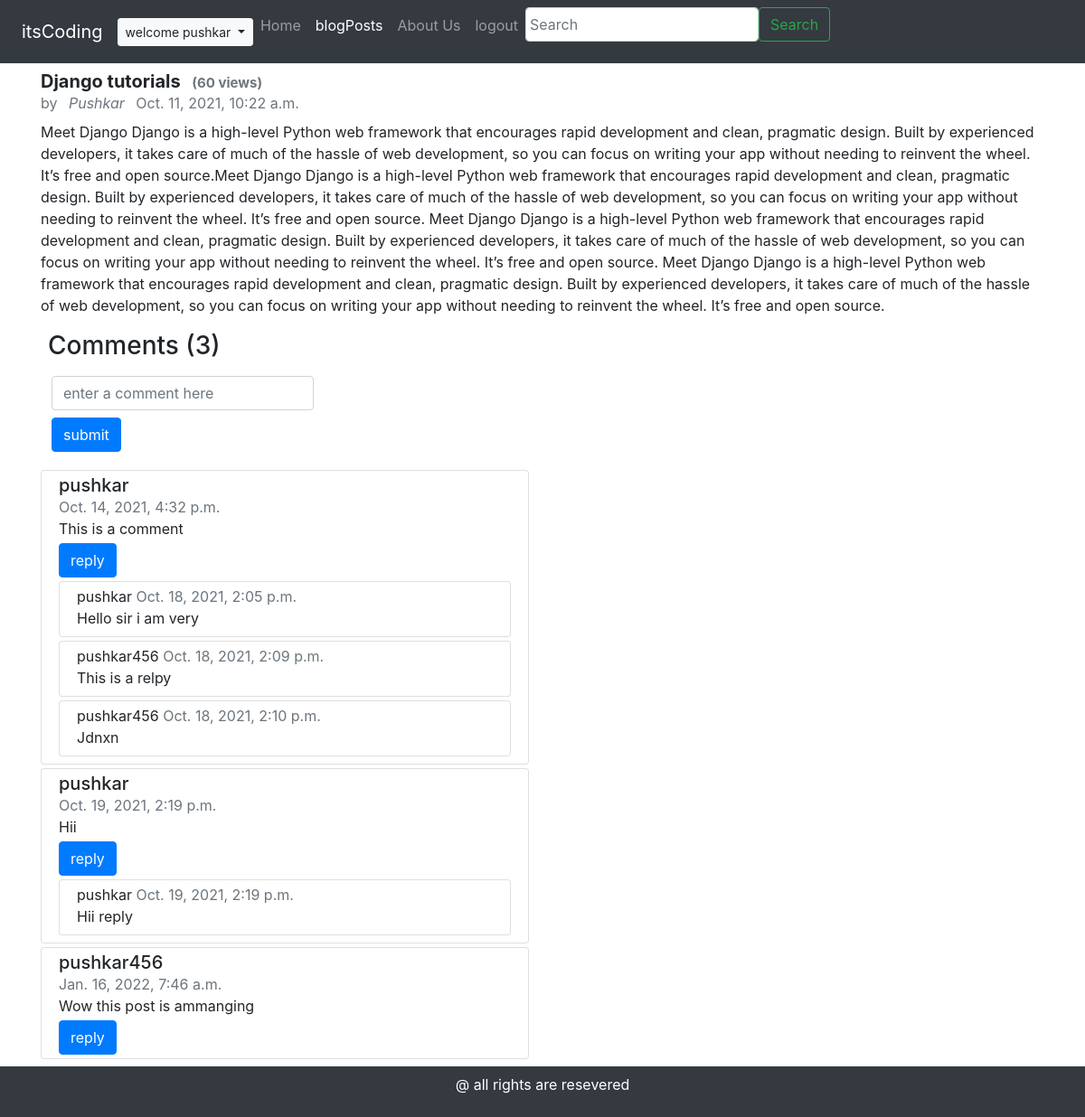
/blog/Django-tutorials (signed in), run on the app's committed database.
### blogPost/models.py (models this page shows, shortened)
class Post(models.Model):
        sno=models.AutoField(primary_key=True)
        tittle=models.CharField(max_length=120)
        author=models.CharField(max_length=120)
        content=models.TextField()
        views=models.IntegerField(default=0)
        timestamp=models.DateTimeField(blank=True)
        slug = models.CharField(max_length = 250, null = True, blank = True)

class Comments(models.Model):
        sno=models.AutoField(primary_key=True)
        user=models.ForeignKey(User,on_delete=models.CASCADE)
        content=models.TextField()
        timestamp=models.DateTimeField(default=now)
        post = models.ForeignKey(Post,on_delete=models.CASCADE)
        parent=models.ForeignKey('self',on_delete=models.CASCADE,null=True)

### blogPost/views.py (the view)
# urls.py: path('<str:slug>',views.post,name="post")
def post(request,slug):
     post=Post.objects.filter(slug=slug).first()
     post.views=post.views+1
     post.save()
     comments=Comments.objects.filter(post=post,parent=None)
     replies=Comments.objects.filter(post=post).exclude(parent=None)
     replydict={}
     for reply in replies:
         if reply.parent.sno not in replydict.keys():
             replydict[reply.parent.sno]=[reply]
         else:
             replydict[reply.parent.sno].append(reply)
     dict2={'post':post,'comments':comments,'user':request.user,'replies':replydict}
     return render(request,"post.html",dict2)

### blogPost/templatetags/extras.py (called while the page is built)
@register.filter(name='dictkey')
def dictkey(dict1,key):
    return dict1.get(key)

### blogPost/templates/post.html (shortened to what this page needs)
{% extends 'basic.html' %}
{% block blogactive %} active {% endblock %}
{% block body %}
<body>
			<div class="container my-2 ">
									<h5 class="card-title mb-0 font-weight-bold">{{ post.tittle }} <span class="text-muted mb-2 ml-2" style="font-size:15px;">({{post.views}} views)</span>  </h5>
							   <p class="text-muted mb-2"> by
							   <span class="font-italic mx-2"> {{ post.author }}  </span>  {{ post.timestamp }} </p>
									<p>{{post.content}}</p> </hr>
									<h3 class="ml-2">Comments
									  <span>({{comments.count}})</span></h3>
									<div class="row m-1">
													{% if user.is_authenticated %}
													<form class="form" action="/blog/blogComment" method="post">
															<input class="m-2 form-control" name="comment" type="text" placeholder="enter a comment here">
															<input class="mx-2 btn btn-primary" type="submit"   value="submit">
												</form>
												{% else %}
												<p>Please login to comment</p>
												{% endif %}
									</div>
						    {% for comment in comments %}
									<div class="row mb-1">
											<div class="col-sm-6">
													 <div class="card">
																<div class="card-body p-1">
																		<div class="card-tittle col-12">
															 				<h5 class=" my-0">{{comment.user.username}}</h5>
															 				<span class="text-muted">{{comment.timestamp}}</span>
															 			 	<p class="card-text mb-1">{{comment.content}}</p>
											{% if user.is_authenticated %}
															 			<button class="btn btn-primary" type="button" data-toggle="collapse" data-target="#reply{{comment.sno}}" aria-expanded="false" aria-controls="collapseExample">reply</button>
									{% else %}
									            <button class="btn btn-primary disabled" type="button">reply</button>
	           {% endif %}
	            {% load extras %}
	            {% for reply in replies|dictkey:comment.sno %}
	                        <div class=" bg my-1">
	                          <div class="card">
															        	<div class="card-body p-1">
																		       <div class="card-tittle col-12">
															 				       <h7 class=" my-1">{{reply.user.username}}</h7>
															 				       <span class="text-muted">{{reply.timestamp}}</span>
															 			        	<p class="card-text mb-1">{{reply.content}}</p>
	                        				   </div>
	                            </div>
	                          </div>
	                        </div>
	                     {% endfor %}
															 		 </div>
										      	</div>
										    </div>
										 </div>
									</div>
									{% endfor %}
			</div>
</body>
{% endblock %}

### templates/basic.html (shortened to what this page needs)
<html lang="en">
<head>
<link rel="stylesheet" href="https://stackpath.bootstrapcdn.com/bootstrap/4.3.1/css/bootstrap.min.css">
</head>
<header>
		<nav class="navbar navbar-expand-lg navbar-dark bg-dark sticky-top">
		<div>
	  <a class="navbar-brand ml-2" href="#">itsCoding</a>
	  </div>
	  {% if user.is_authenticated %}
	  <div class="dropdown">
	  						<button class="btn btn-sm btn-light dropdown-toggle" type="button" id="dropdownMenuButton" data-toggle="dropdown" aria-haspopup="true" aria-expanded="false"> welcome {{ request.user }} </button>
	  </div>
	  {% else %}
	  <div>
	   <button type="button" class="btn btn-sm btn-primary mr-1" data-toggle="modal" data-target="#loginModal"> login </button>
	   <button type="button" class="btn btn-sm btn-primary" data-toggle="modal" data-target="#sinUpModal"> sinUp </button>
    </div>
    {% endif %}
	  <div class="collapse navbar-collapse" id="navbarNavAltMarkup">
		 	 <div class="navbar-nav">
					 <a class="nav-item nav-link {% block homeactive %}{% endblock %}" href="/">Home </a>
					 <a class="nav-item nav-link {% block blogactive %}{% endblock %}" href="/blog">blogPosts</a>
				  <a class="nav-item nav-link {% block aboutactive %}{% endblock %}" href="/about">About Us</a>
				 {% if user.is_authenticated %}
			   <a class="nav-item nav-link " href="/logout"> logout</a>
			   {% endif %}
	 	  <form action="/search" method="get" class="form-inline">
	 	 		 <input class="p-1 form-control" name="searchs" type="search" placeholder="Search" aria-label="Search">
	 	 		 <button class="btn btn-outline-success my-2 my-sm-0" type="submit">Search</button>
	 	  </form>
			  </div>
	 	 </div>
  </nav>
	</header>
  {% block body%}{% endblock %}
 <footer class="text-center col-12 bg-dark p-2"    >
 			<div class=" text-center  text-white ">
 	    		<p>@ all rights are resevered</p>
 			</div>
 </footer>
</html>

### data on the page
Post: tittle "Django tutorials", views "60", author "Pushkar", timestamp "Oct. 11, 2021, 10:22 a.m.", content "Meet Django Django is a high-level Python web framework that encourages rapid development and clean, pragmatic design. Built by experienced developers, it takes care of much of the hassle of web development, so you can focus on writing your app without needing to reinvent the wheel. It’s free and open source.Meet Django Django is a high-level Python web framework that encourages rapid development and clean, pragmatic design. Built by experienced developers, it takes care of much of the hassle of web development, so you can focus on writing your app without needing to reinvent the wheel. It’s free and open source. Meet Django Django is a high-level Python web framework that encourages rapid…"
Comments: user.username "pushkar", timestamp "Oct. 14, 2021, 4:32 p.m.", content "This is a comment"
Comments: user.username "pushkar", timestamp "Oct. 18, 2021, 2:05 p.m.", content "Hello sir i am very"
Comments: user.username "pushkar456", timestamp "Oct. 18, 2021, 2:09 p.m.", content "This is a relpy"
Comments: user.username "pushkar456", timestamp "Oct. 18, 2021, 2:10 p.m.", content "Jdnxn"
Comments: user.username "pushkar", timestamp "Oct. 19, 2021, 2:19 p.m.", content "Hii"
Comments: user.username "pushkar", timestamp "Oct. 19, 2021, 2:19 p.m.", content "Hii reply"
Comments: user.username "pushkar456", timestamp "Jan. 16, 2022, 7:46 a.m.", content "Wow this post is ammanging"

### other printed values
{{ request.user }} "pushkar"
{{ comments.count }} "3"
